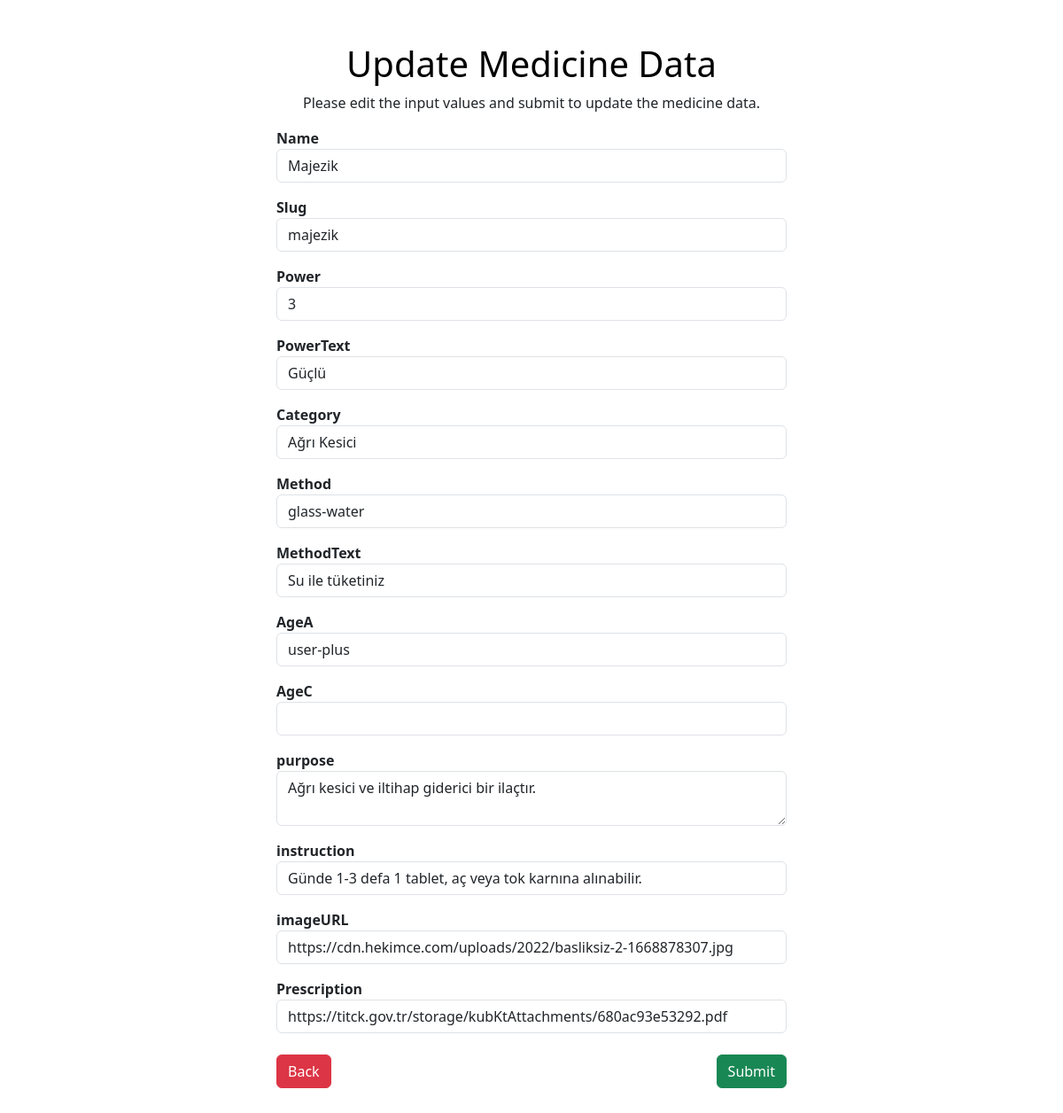
/pages/dashboard/update.php?id=2, run on the app's committed database.
### tables this page shows
CREATE TABLE `medicines` (
  `id` int(11) NOT NULL,
  `name` varchar(255) NOT NULL,
  `slug` varchar(255) NOT NULL,
  `power` int(11) NOT NULL,
  `powerText` varchar(255) NOT NULL,
  `category` varchar(255) NOT NULL,
  `method` varchar(255) NOT NULL,
  `methodText` varchar(255) NOT NULL,
  `ageA` varchar(255) NOT NULL,
  `ageC` varchar(255) DEFAULT NULL,
  `purpose` varchar(255) NOT NULL,
  `instruction` varchar(255) NOT NULL,
  `imageURL` varchar(255) NOT NULL,
  `prescription` varchar(255) NOT NULL
);

### pages/dashboard/update.php (the view, shortened to what this page needs)
<?php
require_once "config.php";
$name = $slug= $power = $powerText = $category = $method = $methodText = $ageA = $ageC = $purpose = $instruction = $imageURL = $prescription = "";
$name_err = $slug_err= $power_err = $powerText_err = $category_err = $method_err = $methodText_err = $ageA_err = $ageC_err = $purpose_err = $instruction_err = $imageURL_err = $prescription_err = "";
if(isset($_POST["id"]) && !empty($_POST["id"])){
    $id = $_POST["id"];
    $input_name = trim($_POST["name"]);
    if (empty($input_name)) {
        $name_err = "Please enter a name.";
    } elseif (!filter_var($input_name, FILTER_VALIDATE_REGEXP, array("options" => array("regexp" => "/^(?!\s*$).{1,}$/")))) {
        $name_err = "Please enter a valid name.";
    } else {
        $name = $input_name;
    }
    $input_slug = trim($_POST["slug"]);
    if (empty($input_slug)) {
        $slug_err = "Please enter a slug.";
    } elseif (!filter_var($input_slug, FILTER_VALIDATE_REGEXP, array("options" => array("regexp" => "/^(?!\s*$).{1,}$/")))) {
        $slug_err = "Please enter a valid slug.";
    } else {
        $slug = $input_slug;
    }
    $input_power = trim($_POST["power"]);
    if(empty($input_power)){
        $power_err = "Please enter a power.";
    } else{
        $power = $input_power;
    }
    $input_powerText = trim($_POST["powerText"]);
    if(empty($input_powerText)){
        $powerText_err = "Please enter a power text.";
    } else{
        $powerText = $input_powerText;
    }
     $input_category = trim($_POST["category"]);
     if(empty($input_category)){
         $category_err = "Please enter a category.";
     } else{
         $category = $input_category;
     }
     $input_method = trim($_POST["method"]);
     if(empty($input_method)){
         $method_err = "Please enter a method.";
     } else{
         $method = $input_method;
     }
     $input_ageA = trim($_POST["ageA"]);
     if(empty($input_ageA)){
         $ageA_err = "Please enter a ageA.";
     } else{
         $ageA = $input_ageA;
     }
     $input_ageC = trim($_POST["ageC"]);
     if(empty($input_ageC)){
         $ageC_err = "Please enter a ageC.";
     } else{
         $ageC = $input_ageC;
     }
    $input_purpose = trim($_POST["purpose"]);
    if(empty($input_purpose)){
        $purpose_err = "Please enter a purpose.";
    } else{
        $purpose = $input_purpose;
    }
    $input_instruction = trim($_POST["instruction"]);
    if(empty($input_instruction)){
        $instruction_err = "Please enter the instruction.";
    } else{
        $instruction = $input_instruction;
    }
    $input_imageURL = trim($_POST["imageURL"]);
    if(empty($input_imageURL)){
        $imageURL_err = "Please enter the imageURL.";
    } else{
        $imageURL = $input_imageURL;
    }
    $input_prescription = trim($_POST["prescription"]);
    if(empty($input_prescription)){
        $prescription_err = "Please enter the prescription.";
    } else{
        $prescription = $input_prescription;
    }
    if(empty($name_err) &&empty($slug_err) &&empty($power_err) && empty($powerText_err) && empty($category_err) && empty($method_err) && empty($ageA_err) && empty($ageC_err) && empty($purpose_err) && empty($instruction_err) && empty($imageURL_err) && empty($prescription_err)){
        $sql = "UPDATE medicines SET name=?, slug=?, power=?, powerText=?, category=?, method=?, ageA=?, ageC=?, purpose=?, instruction=?, imageURL=?, prescription=? WHERE id=?";
        if($stmt = mysqli_prepare($link, $sql)){
            mysqli_stmt_bind_param($stmt, "ssssssssssssi", $param_name , $param_slug, $param_power , $param_powerText , $param_category , $param_method , $param_ageA , $param_ageC , $param_purpose , $param_instruction , $param_imageURL , $param_prescription, $param_id);
            $param_name = $name;
            $param_slug = $slug;
            $param_power = $power;
            $param_powerText = $powerText;
            $param_category = $category;
            $param_method = $method;
            $param_methodText = $methodText;
            $param_ageA = $ageA;
            $param_ageC = $ageC;
            $param_purpose = $purpose;
            $param_instruction = $instruction;
            $param_imageURL=$imageURL;
            $param_prescription=$prescription;
            $param_id=$id;
            if(mysqli_stmt_execute($stmt)){
                header("location: index.php");
                exit();
            } else{
                echo "Oops! Something went wrong. Please try again later.";
            }
        }
        mysqli_stmt_close($stmt);
    }
    mysqli_close($link);
} else{
    if(isset($_GET["id"]) && !empty(trim($_GET["id"]))){
        $sql = "SELECT * FROM medicines WHERE id = ?";
        if($stmt = mysqli_prepare($link, $sql)){
            mysqli_stmt_bind_param($stmt, "i", $param_id);
            if(mysqli_stmt_execute($stmt)){
                $result = mysqli_stmt_get_result($stmt);
                if(mysqli_num_rows($result) == 1){
                    $row = mysqli_fetch_array($result, MYSQLI_ASSOC);
                    $name = $row["name"];
                    $slug = $row["slug"];
                    $power = $row["power"];
                    $powerText = $row["powerText"];
                    $category = $row["category"];
                    $method = $row["method"];
                    $methodText = $row["methodText"];
                    $ageA = $row["ageA"];
                    $ageC = $row["ageC"];
                    $purpose = $row["purpose"];
                    $instruction = $row["instruction"];
                    $imageURL = $row["imageURL"];
                    $prescription = $row["prescription"];
                } else{
                    header("location: error.php");
                    exit();
                }
            } else{
                echo "Oops! Something went wrong. Please try again later.";
            }
        }
    }  else{
        header("location: error.php");
        exit();
    }
}
?>
<!DOCTYPE html>
<html lang="en">
<head>
    <link rel="stylesheet" href="https://cdn.jsdelivr.net/npm/bootstrap@5.3.2/dist/css/bootstrap.min.css">
    <link rel="stylesheet" href="https://cdnjs.cloudflare.com/ajax/libs/font-awesome/6.4.2/css/all.min.css">
</head>
<body>
        <div class="wrapper">
            <div class="container-fluid">
                <div class="row">
                    <div class="col-md-12 mb-5">
                    <h2 class="mt-5 text-center text-black fs-1">Update Medicine Data</h2>
                    <p class="text-center">Please edit the input values and submit to update the medicine data.</p>
                    <form action="<?php echo htmlspecialchars(basename($_SERVER['REQUEST_URI'])); ?>" method="post">
                            <div class="form-group">
                                <label><b>Name</b></label>
                                <input type="text" name="name" class="form-control mb-3 <?php echo (!empty($name_err)) ? 'is-invalid' : ''; ?>" value="<?php echo $name; ?>">
                            </div>
                            <div class="form-group">
                                <label><b>Slug</b></label>
                                <input type="text" name="slug" class="form-control mb-3 <?php echo (!empty($slug_err)) ? 'is-invalid' : ''; ?>" value="<?php echo $slug; ?>">
                            </div>
                            <div class="form-group">
                                <label><b>Power</b></label>
                                <input type="text" name="power" class="form-control mb-3 <?php echo (!empty($power_err)) ? 'is-invalid' : ''; ?>" value="<?php echo $power; ?>">
                            </div>
                            <div class="form-group">
                                <label><b>PowerText</b> </label>
                                <input type="text" name="powerText" class="form-control mb-3 <?php echo (!empty($powerText_err)) ? 'is-invalid' : ''; ?>" value="<?php echo $powerText; ?>">
                            </div>
                            <div class="form-group">
                                <label><b>Category</b></label>
                                <input type="text" name="category" class="form-control mb-3 <?php echo (!empty($category_err)) ? 'is-invalid' : ''; ?>" value="<?php echo $category; ?>">
                            </div>
                            <div class="form-group">
                                <label><b>Method</b></label>
                                <input type="text" name="method" class="form-control mb-3 <?php echo (!empty($method_err)) ? 'is-invalid' : ''; ?>" value="<?php echo $method; ?>">
                            </div>
                            <div class="form-group">
                                <label><b>MethodText</b></label>
                                <input type="text" name="methodText" class="form-control mb-3 <?php echo (!empty($methodText_err)) ? 'is-invalid' : ''; ?>" value="<?php echo $methodText; ?>">
                            </div>
                            <div class="form-group">
                                <label><b>AgeA</b> </label>
                                <input type="text" name="ageA" class="form-control mb-3 <?php echo (!empty($ageA_err)) ? 'is-invalid' : ''; ?>" value="<?php echo $ageA; ?>">
                            </div>
                            <div class="form-group">
                                <label><b>AgeC</b> </label>
                                <input type="text" name="ageC" class="form-control mb-3 <?php echo (!empty($ageC_err)) ? 'is-invalid' : ''; ?>" value="<?php echo $ageC; ?>">
                            </div>
                            <div class="form-group">
                                <label><b>purpose</b></label>
                                <textarea name="purpose" class="form-control mb-3 <?php echo (!empty($purpose_err)) ? 'is-invalid' : ''; ?>"><?php echo $purpose; ?></textarea>
                            </div>
                            <div class="form-group">
                                <label><b>instruction</b></label>
                                <input type="text" name="instruction" class="form-control mb-3 <?php echo (!empty($instruction_err)) ? 'is-invalid' : ''; ?>" value="<?php echo $instruction; ?>">
                            </div>
                            <div class="form-group">
                                <label><b>imageURL</b></label>
                                <input type="text" name="imageURL" class="form-control mb-3 <?php echo (!empty($imageURL_err)) ? 'is-invalid' : ''; ?>" value="<?php echo $imageURL; ?>">
                            </div>
                            <div class="form-group">
                                <label><b>Prescription</b></label>
                                <input type="text" name="prescription" class="form-control mb-4 <?php echo (!empty($prescription_err)) ? 'is-invalid' : ''; ?>" value="<?php echo $prescription; ?>">
                            </div>
                            <div class="w-100 mt-3 d-flex justify-content-between">
                            <a href="index.php" class="btn btn-danger">Back</a>
                            <input type="submit" class="btn btn-success" value="Submit">
                            </div>
                        </form>
                    </div>
                </div>
            </div>
        </div>
    </body>
</html>

### pages/dashboard/update.php (style rules this page uses)
.wrapper { width: 600px; margin: 0 auto; }

### data on the page
medicines: name "Majezik", slug "majezik", power "3", powerText "Güçlü", category "Ağrı Kesici", method "glass-water", methodText "Su ile tüketiniz", ageA "user-plus", purpose "Ağrı kesici ve iltihap giderici bir ilaçtır.", instruction "Günde 1-3 defa 1 tablet, aç veya tok karnına alınabilir.", imageURL "https://cdn.hekimce.com/uploads/2022/basliksiz-2-1668878307.jpg", prescription "https://titck.gov.tr/storage/kubKtAttachments/680ac93e53292.pdf"
